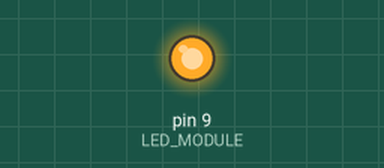
The sketch below on a simulated Arduino Uno, built with avr-gcc and run on an emulated ATmega328P. Shown: output pins drawn as LEDs (lit = HIGH).

Above: at 1.8 s.
At 20.0 s:
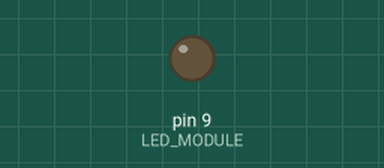
Timing chart, 0 to 21.5 s (numbered marks = the images above):
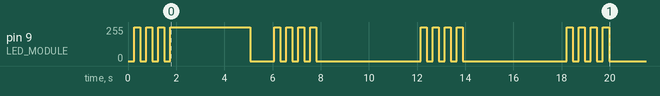

Measured:
- by itself, pin 9 (LED_MODULE): 0/255 → 255/255 at 0.25 s, → 0/255 0.25 s later, → 255/255 0.25 s later, → 0/255 0.25 s later, … (32 changes in this stretch)

The sketch:

Blinking_and_Fading_a_LED.ino
```cpp
#define LED_MODULE 9

void toggleLED(int times) {
  for (int i = 0; i < times; i++) {
    digitalWrite(LED_MODULE, !digitalRead(LED_MODULE));
    delay(250);
    digitalWrite(LED_MODULE, !digitalRead(LED_MODULE));
    delay(250);
  }
}

void fadeLED(int times) {
  for (int i = 0; i < times; i++) {
    for (int j = 0; j < 256; j++) {
      analogWrite(LED_MODULE, j);
      delay(1);
    }
    for (int j = 255; j >= 0; j--) {
      analogWrite(LED_MODULE, j);
      delay(1);
    }
  }
}

void setup() {
  pinMode(LED_MODULE, OUTPUT);
  digitalWrite(LED_MODULE, HIGH);
}

void loop() {
  toggleLED(4);
  delay(1000);
  fadeLED(4);
  delay(1000);
}
```
